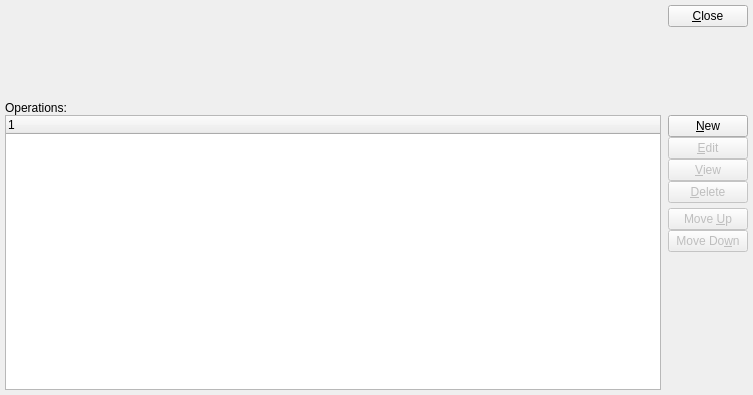
<ui version="4.0" >
 <author></author>
 <comment>This file is part of the xtmfg Package for xTuple ERP,
and is Copyright (c) 1999-2017 by OpenMFG LLC, d/b/a xTuple.  It
is licensed to you under the xTuple End-User License Agreement (&quot;the
EULA&quot;), the full text of which is available at www.xtuple.com/EULA.
While the EULA gives you access to source code and encourages your
involvement in the development process, this Package is not free
software.  By using this software, you agree to be bound by the
terms of the EULA.</comment>
 <exportmacro></exportmacro>
 <class>workOrderOperations</class>
 <widget class="QWidget" name="workOrderOperations" >
  <property name="geometry" >
   <rect>
    <x>0</x>
    <y>0</y>
    <width>753</width>
    <height>395</height>
   </rect>
  </property>
  <property name="windowTitle" >
   <string>Maintain Work Order Operations</string>
  </property>
   <layout class="QVBoxLayout" >
    <item>
     <layout class="QHBoxLayout" >
      <property name="margin" >
       <number>0</number>
      </property>
      <property name="spacing" >
       <number>0</number>
      </property>
      <item>
       <widget class="WoCluster" name="_wo" />
      </item>
      <item>
       <spacer>
        <property name="orientation" >
         <enum>Qt::Horizontal</enum>
        </property>
        <property name="sizeType" >
         <enum>QSizePolicy::Expanding</enum>
        </property>
        <property name="sizeHint" >
         <size>
          <width>20</width>
          <height>20</height>
         </size>
        </property>
       </spacer>
      </item>
      <item>
       <layout class="QVBoxLayout" >
        <property name="margin" >
         <number>0</number>
        </property>
        <property name="spacing" >
         <number>5</number>
        </property>
        <item>
         <widget class="QPushButton" name="_close" >
          <property name="text" >
           <string>&amp;Close</string>
          </property>
         </widget>
        </item>
        <item>
         <spacer>
          <property name="orientation" >
           <enum>Qt::Vertical</enum>
          </property>
          <property name="sizeType" >
           <enum>QSizePolicy::Preferred</enum>
          </property>
          <property name="sizeHint" >
           <size>
            <width>20</width>
            <height>69</height>
           </size>
          </property>
         </spacer>
        </item>
       </layout>
      </item>
     </layout>
    </item>
    <item>
     <layout class="QVBoxLayout" >
      <property name="margin" >
       <number>0</number>
      </property>
      <property name="spacing" >
       <number>0</number>
      </property>
      <item>
       <widget class="QLabel" name="_operationsLit" >
        <property name="text" >
         <string>Operations:</string>
        </property>
       </widget>
      </item>
      <item>
       <layout class="QHBoxLayout" >
        <property name="margin" >
         <number>0</number>
        </property>
        <property name="spacing" >
         <number>7</number>
        </property>
        <item>
         <widget class="XTreeWidget" name="_wooper" />
        </item>
        <item>
         <layout class="QVBoxLayout" >
          <property name="margin" >
           <number>0</number>
          </property>
          <property name="spacing" >
           <number>0</number>
          </property>
          <item>
           <layout class="QVBoxLayout" >
            <property name="margin" >
             <number>0</number>
            </property>
            <property name="spacing" >
             <number>5</number>
            </property>
            <item>
             <layout class="QVBoxLayout" >
              <property name="margin" >
               <number>0</number>
              </property>
              <property name="spacing" >
               <number>0</number>
              </property>
              <item>
               <widget class="QPushButton" name="_new" >
                <property name="text" >
                 <string>&amp;New</string>
                </property>
               </widget>
              </item>
              <item>
               <widget class="QPushButton" name="_edit" >
                <property name="enabled" >
                 <bool>false</bool>
                </property>
                <property name="text" >
                 <string>&amp;Edit</string>
                </property>
               </widget>
              </item>
              <item>
               <widget class="QPushButton" name="_view" >
                <property name="enabled" >
                 <bool>false</bool>
                </property>
                <property name="text" >
                 <string>&amp;View</string>
                </property>
               </widget>
              </item>
              <item>
               <widget class="QPushButton" name="_delete" >
                <property name="enabled" >
                 <bool>false</bool>
                </property>
                <property name="text" >
                 <string>&amp;Delete</string>
                </property>
               </widget>
              </item>
             </layout>
            </item>
            <item>
             <layout class="QVBoxLayout" >
              <property name="margin" >
               <number>0</number>
              </property>
              <property name="spacing" >
               <number>0</number>
              </property>
              <item>
               <widget class="QPushButton" name="_moveUp" >
                <property name="enabled" >
                 <bool>false</bool>
                </property>
                <property name="text" >
                 <string>Move &amp;Up</string>
                </property>
               </widget>
              </item>
              <item>
               <widget class="QPushButton" name="_moveDown" >
                <property name="enabled" >
                 <bool>false</bool>
                </property>
                <property name="text" >
                 <string>Move Do&amp;wn</string>
                </property>
               </widget>
              </item>
             </layout>
            </item>
           </layout>
          </item>
          <item>
           <spacer>
            <property name="orientation" >
             <enum>Qt::Vertical</enum>
            </property>
            <property name="sizeType" >
             <enum>QSizePolicy::Expanding</enum>
            </property>
            <property name="sizeHint" >
             <size>
              <width>20</width>
              <height>20</height>
             </size>
            </property>
           </spacer>
          </item>
         </layout>
        </item>
       </layout>
      </item>
     </layout>
    </item>
   </layout>
 </widget>
 <layoutdefault spacing="5" margin="5" />
 <pixmapfunction>qPixmapFromMimeSource</pixmapfunction>
 <customwidgets>
  <customwidget>
   <class>WoCluster</class>
   <extends>QWidget</extends>
   <header>wocluster.h</header>
   <container>0</container>
   <pixmap></pixmap>
  </customwidget>
  <customwidget>
   <class>XTreeWidget</class>
   <extends>QTreeWidget</extends>
   <header>xtreewidget.h</header>
   <container>0</container>
   <pixmap></pixmap>
  </customwidget>
 </customwidgets>
 <tabstops>
  <tabstop>_wo</tabstop>
  <tabstop>_wooper</tabstop>
  <tabstop>_new</tabstop>
  <tabstop>_edit</tabstop>
  <tabstop>_view</tabstop>
  <tabstop>_delete</tabstop>
  <tabstop>_moveUp</tabstop>
  <tabstop>_moveDown</tabstop>
  <tabstop>_close</tabstop>
 </tabstops>
 <includes/>
 <resources/>
 <connections>
  <connection>
   <sender>_close</sender>
   <signal>clicked()</signal>
   <receiver>workOrderOperations</receiver>
   <slot>close()</slot>
   <hints>
    <hint type="sourcelabel" >
     <x>20</x>
     <y>20</y>
    </hint>
    <hint type="destinationlabel" >
     <x>20</x>
     <y>20</y>
    </hint>
   </hints>
  </connection>
  <connection>
   <sender>_wooper</sender>
   <signal>valid(bool)</signal>
   <receiver>_view</receiver>
   <slot>setEnabled(bool)</slot>
   <hints>
    <hint type="sourcelabel" >
     <x>20</x>
     <y>20</y>
    </hint>
    <hint type="destinationlabel" >
     <x>20</x>
     <y>20</y>
    </hint>
   </hints>
  </connection>
 </connections>
</ui>
